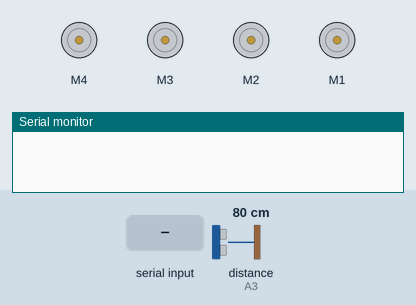
Simulated run of this sketch. Board: Arduino Uno, built with avr-gcc and run on an emulated ATmega328P. On the bench: 4 × DC motor (green arrow = forward, orange = backward, longer = faster), the last lines printed to the serial monitor. Wiring (inferred from the names in the program): ultrasonic range finder: trigger A0; echo A3. The inputs (shaded band) are chosen by the test bench; at power-on: distance to the obstacle (sensor on A3) 80 cm. The echo pulse lasts 58.3 µs per cm.

Above: at 1.2 s.
1.3 s: "backward\n" received over Serial
At 2.5 s:
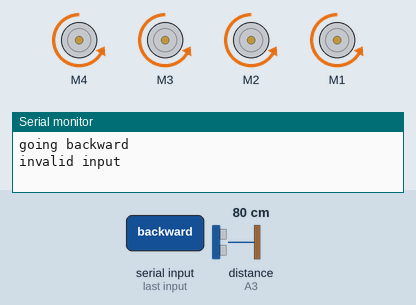
2.8 s: "right\n" received over Serial
At 3.6 s:
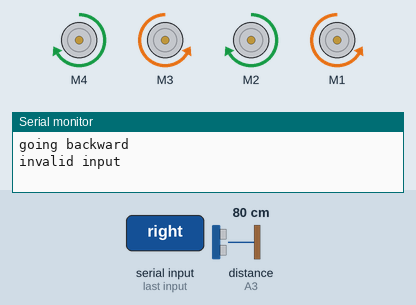
4.3 s: "left\n" received over Serial
At 4.7 s:
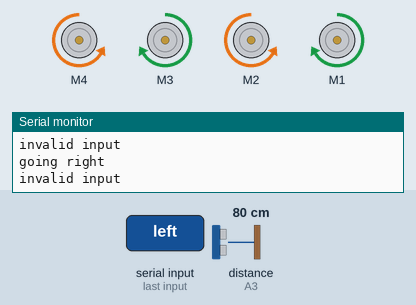
Timing chart, 0 to 7.3 s (numbered marks = the images above; inputs shaded):
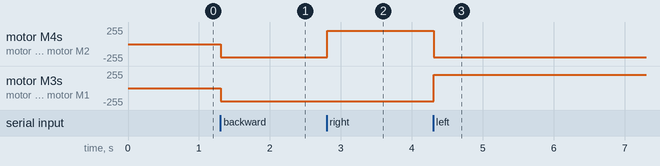

The sketch:

drive_sketch.ino
```cpp
#include <AFMotor.h>
//Define the sensor pins
#define S1Trig A0
#define S1Echo A3
AF_DCMotor motor4(4);
AF_DCMotor motor3(3);
AF_DCMotor motor2(2);
AF_DCMotor motor1(1);
String input_bytes;
byte maxDist = 150;                               //Maximum sensing distance (Objects further than this distance are ignored)
byte stopDist = 30;                               //Minimum distance from an object to stop in cm
float timeOut = 2*(maxDist+10)/100/340*1000000;   //Maximum time to wait for a return signal

void setup()
{
  Serial.begin(9600);
  //Set initial speed of the motor & stop
  motor4.setSpeed(200);
  motor4.run(RELEASE);

  motor3.setSpeed(200);
  motor3.run(RELEASE);

  motor2.setSpeed(200);
  motor2.run(RELEASE);

  motor1.setSpeed(200);
  motor1.run(RELEASE);
  //Set the Trig pins as output pins
  pinMode(S1Trig, OUTPUT);
  //Set the Echo pins as input pins
  pinMode(S1Echo, INPUT);
}

void switchDir(String dir)
{
  if(dir.equals("forward")){
    motor4.run(FORWARD);
    motor3.run(FORWARD);
    motor2.run(FORWARD);
    motor1.run(FORWARD);
  }
  else if(dir.equals("backward")){
    motor4.run(BACKWARD);
    motor3.run(BACKWARD);
    motor2.run(BACKWARD);
    motor1.run(BACKWARD);
  }
  else if(dir.equals("right")){
    motor4.run(FORWARD);
    motor3.run(BACKWARD);
    motor2.run(FORWARD);
    motor1.run(BACKWARD);
  }
  else if(dir.equals("left")){
    motor4.run(BACKWARD);
    motor3.run(FORWARD);
    motor2.run(BACKWARD);
    motor1.run(FORWARD);
  }
  else if(dir.equals("rightDiagF")){
    motor4.run(FORWARD);
    motor3.run(RELEASE);
    motor2.run(FORWARD);
    motor1.run(RELEASE);
  }
  else if(dir.equals("rightDiagB")){
    motor4.run(BACKWARD);
    motor3.run(RELEASE);
    motor2.run(BACKWARD);
    motor1.run(RELEASE);
  }
  else if(dir.equals("leftDiagF")){
    motor4.run(RELEASE);
    motor3.run(FORWARD);
    motor2.run(RELEASE);
    motor1.run(FORWARD);
  }
  else if(dir.equals("leftDiagB")){
    motor4.run(RELEASE);
    motor3.run(BACKWARD);
    motor2.run(RELEASE);
    motor1.run(BACKWARD);
  }
  else if(dir.equals("concerningR")){
    motor4.run(FORWARD);
    motor3.run(RELEASE);
    motor2.run(RELEASE);
    motor1.run(FORWARD);
  }
  else if(dir.equals("concerningL")){
    motor4.run(RELEASE);
    motor3.run(FORWARD);
    motor2.run(FORWARD);
    motor1.run(RELEASE);
  }
  else if(dir.equals("turnRound")){
    motor4.run(FORWARD);
    motor3.run(BACKWARD);
    motor2.run(BACKWARD);
    motor1.run(FORWARD);
  }
  else if(dir.equals("stop")) {
    motor4.run(RELEASE);
    motor3.run(RELEASE);
    motor2.run(RELEASE);
    motor1.run(RELEASE);
  }
}

void turnAngle(uint8_t angle) {

    motor4.run(RELEASE);
    motor3.run(FORWARD);
    motor2.run(FORWARD);
    motor1.run(RELEASE);
    uint8_t i;
    for (i=0; i<255; i++) {
      setSpeeds(i, i, i, i);
      delay(10);
    }
}

void setSpeeds(uint8_t sp1, uint8_t sp2, uint8_t sp3, uint8_t sp4)
{
    motor4.setSpeed(sp4);
    motor3.setSpeed(sp3);
    motor2.setSpeed(sp2);
    motor1.setSpeed(sp1);
}

void testMotors() {

  uint8_t i;
  // Now change motor direction
  motor4.run(FORWARD);
  motor3.run(FORWARD);
  motor2.run(FORWARD);
  motor1.run(FORWARD);

  // Accelerate from zero to maximum speed
  for (i=0; i<255; i++)
  {
    setSpeeds(i, i, i, i);
    delay(10);
  }

  // Decelerate from maximum speed to zero
  for (i=255; i!=0; i--)
  {
    setSpeeds(i, i, i, i);
    delay(10);
  }

  // Now change motor direction
  motor4.run(BACKWARD);
  motor3.run(BACKWARD);
  motor2.run(BACKWARD);
  motor1.run(BACKWARD);

  // Accelerate from zero to maximum speed
  for (i=0; i<255; i++)
  {
    motor4.setSpeed(i);
    motor3.setSpeed(i);
    motor2.setSpeed(i);
    motor1.setSpeed(i);
    delay(10);
  }

  // Decelerate from maximum speed to zero
  for (i=255; i!=0; i--)
  {
    motor4.setSpeed(i);
    motor3.setSpeed(i);
    motor2.setSpeed(i);
    motor1.setSpeed(i);
    delay(10);
  }

  // Now turn off motor
  motor4.run(RELEASE);
  motor3.run(RELEASE);
  motor2.run(RELEASE);
  motor1.run(RELEASE);
  delay(1000);
}

//Get the sensor values
int getDistance() {
  //pulse output
  digitalWrite(S1Trig, HIGH);
  delayMicroseconds(10);
  digitalWrite(S1Trig, LOW);
  unsigned long pulseTime = pulseIn(S1Echo, HIGH, timeOut);//Get the pulse
  int distance = (float)pulseTime * 340 / 2 / 10000; //Convert time to the distance
  // Serial.write(distance);
  return distance; // Return the values from the sensor
}

void loop()
{
  uint8_t i;
  int distance = getDistance();

  if (Serial.available() > 0) {
    input_bytes = Serial.readStringUntil('\n');
    if (input_bytes == "forward")  {
      // Now change motor direction
      if (distance >= stopDist) {
        switchDir("forward");
        setSpeeds(200, 200, 200, 200);
        delay(1000);
        Serial.write("going forward\n");
      }
      else {
        switchDir("stop");
        Serial.write("Stopped by distance sensor\n");
      }
    }
    if (input_bytes == "backward") {
      // Now change motor direction
       switchDir("backward");
       setSpeeds(200, 200, 200, 200);
       delay(1000);
       Serial.write("going backward\n");
    }
    if(input_bytes == "stop") {
      switchDir("stop");
      Serial.write("stop\n");
    }
    if(input_bytes == "right"){
      switchDir("right");
      setSpeeds(200, 200, 200, 200);
      delay(1000);

      Serial.write("going right\n");
    }
    if(input_bytes == "left") {
      switchDir("left");
      setSpeeds(200, 200, 200, 200);
      delay(1000);

      Serial.write("going left\n");
    }
    else {
      Serial.write("invalid input\n");
      /* motor4.run(RELEASE);
      motor3.run(RELEASE);
      motor2.run(RELEASE);
      motor1.run(RELEASE);*/
    }
  }
//  motor4.run(RELEASE);
//  motor3.run(RELEASE);
//  motor2.run(RELEASE);
//  motor1.run(RELEASE);
//  delay(1000);
}
```

Measured:
- after the input at 1.3 s, motor M4, motor M3, motor M2, motor M1: stopped → backward 200/255 at once
- after the input at 2.8 s, motor M4, motor M2: backward 200/255 → forward 200/255 at once
- after the input at 4.3 s, motor M4, motor M2: forward 200/255 → backward 200/255 at once; motor M3, motor M1: backward 200/255 → forward 200/255 at once
